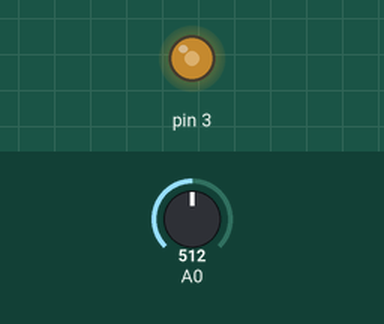
Recording of a sketch running on a simulated Arduino Uno, built with avr-gcc and run on an emulated ATmega328P. Shown: output pins drawn as LEDs (lit = HIGH). Inputs (shaded band) come from the test bench; at power-on: A0 = 512. What the sketch prints to the serial monitor is not drawn.

Above: at 1.2 s.
1.3 s: A0 set to 419
At 2.6 s:
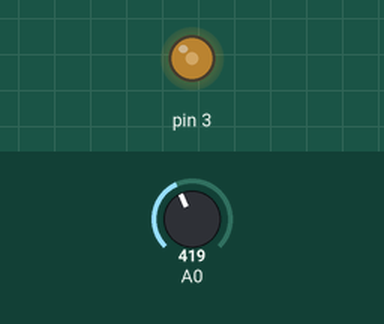
3.3 s: A0 set to 388
At 3.8 s:
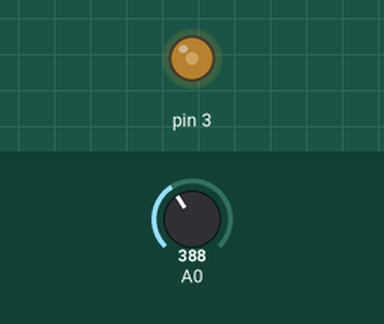
5.1 s: A0 set to 716
At 6.3 s:
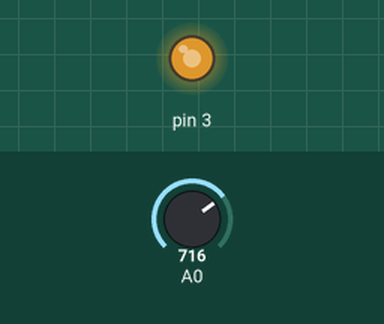
6.6 s: A0 set to 984
At 7.7 s:
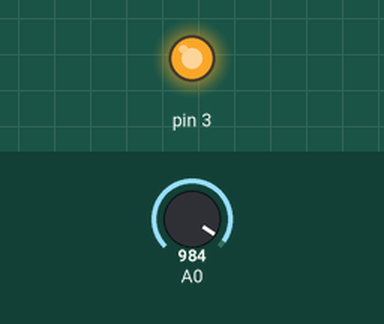
8.1 s: A0 set to 1007
At 9.3 s:
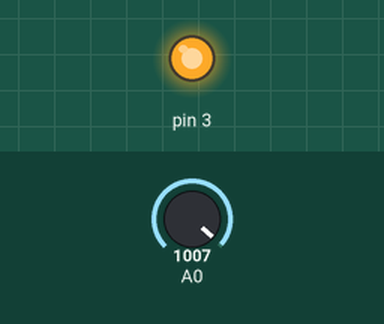
9.9 s: A0 set to 122
At 10.7 s:
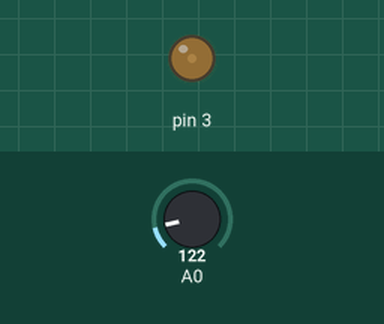
Timing chart, 0 to 12.4 s (numbered marks = the images above; inputs shaded):
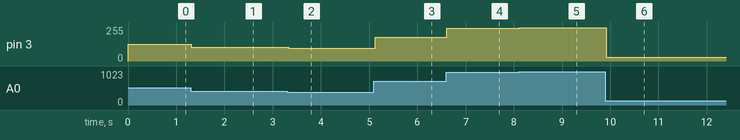

The sketch:

sketch_feb25a.ino
```cpp
void setup() {
  Serial.begin(9600);
  pinMode(3,OUTPUT);

}

void loop() {
 int pot=analogRead(A0);
 int LED=map(pot,0,1023,0,255);
 analogWrite(3,LED);
 Serial.print("Pot Değeri=");
 Serial.print(pot);
 Serial.print("\t LED DEĞERİ=");
 Serial.print(LED);
 delay(2);

}
```

Measured:
- after the input at 1.3 s, pin 3: 127/255 → 104/255 at once
- after the input at 3.3 s, pin 3: 104/255 → 96/255 at once
- after the input at 5.1 s, pin 3: 96/255 → 178/255 at once
- after the input at 6.6 s, pin 3: 178/255 → 245/255 at once
- after the input at 8.1 s, pin 3: 245/255 → 251/255 at once
- after the input at 9.9 s, pin 3: 251/255 → 30/255 at once
